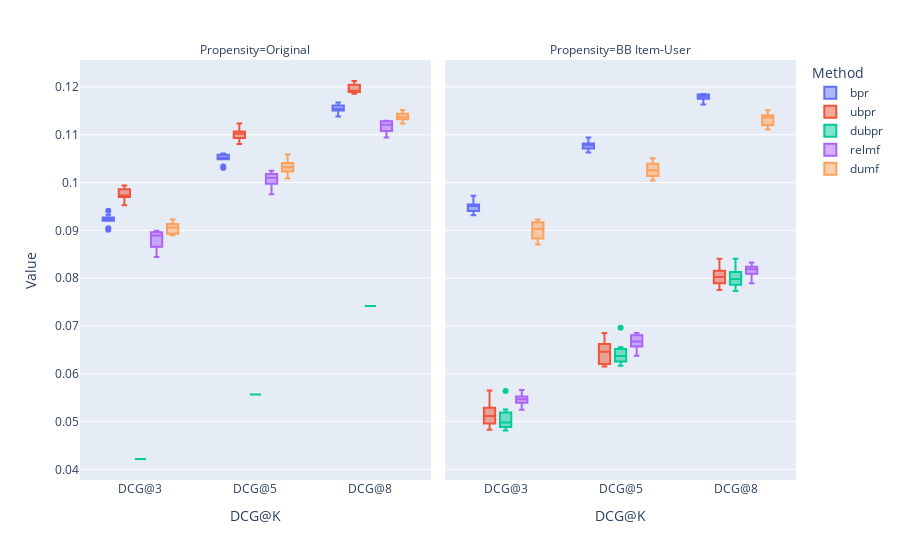

The notebook cell this image was saved under:
### Markdown cell above
### DCG@K

### Code cell
plot_metric(yahoo_df, 'DCG', methods=_methods, propensities=_propensities)

### Figure 1 — Plotly figure (JSON) as saved in the notebook; plotly's stock layout.template omitted (floating-point values rounded to 4 significant figures)
{"data": [{"alignmentgroup": "True", "hovertemplate": "Method=bpr<br>Propensity=Original<br>Metric@K=%{x}<br>Value=%{y}<extra></extra>", "legendgroup": "bpr", "marker": {"color": "#636efa"}, "name": "bpr", "notched": false, "offsetgroup": "bpr", "orientation": "v", "quartilemethod": "exclusive", "showlegend": true, "type": "box", "x": ["DCG@3", "DCG@3", "DCG@3", "DCG@3", "DCG@3", "DCG@3", "DCG@3", "DCG@3", "DCG@3", "DCG@3", "DCG@5", "DCG@5", "DCG@5", "DCG@5", "DCG@5", "DCG@5", "DCG@5", "DCG@5", "DCG@5", "DCG@5", "DCG@8", "DCG@8", "DCG@8", "DCG@8", "DCG@8", "DCG@8", "DCG@8", "DCG@8", "DCG@8", "DCG@8"], "x0": " ", "xaxis": "x", "y": [0.09409, 0.09233, 0.09272, 0.092, 0.09267, 0.09246, 0.09211, 0.09326, 0.09011, 0.09044, 0.1058, 0.1053, 0.1061, 0.1052, 0.1049, 0.1061, 0.1052, 0.105, 0.1031, 0.1034, 0.1167, 0.1161, 0.1161, 0.1155, 0.1153, 0.1166, 0.1151, 0.1151, 0.1138, 0.1139], "y0": " ", "yaxis": "y"}, {"alignmentgroup": "True", "hovertemplate": "Method=bpr<br>Propensity=BB Item-User<br>Metric@K=%{x}<br>Value=%{y}<extra></extra>", "legendgroup": "bpr", "marker": {"color": "#636efa"}, "name": "bpr", "notched": false, "offsetgroup": "bpr", "orientation": "v", "quartilemethod": "exclusive", "showlegend": false, "type": "box", "x": ["DCG@3", "DCG@3", "DCG@3", "DCG@3", "DCG@3", "DCG@3", "DCG@3", "DCG@3", "DCG@3", "DCG@3", "DCG@5", "DCG@5", "DCG@5", "DCG@5", "DCG@5", "DCG@5", "DCG@5", "DCG@5", "DCG@5", "DCG@5", "DCG@8", "DCG@8", "DCG@8", "DCG@8", "DCG@8", "DCG@8", "DCG@8", "DCG@8", "DCG@8", "DCG@8"], "x0": " ", "xaxis": "x2", "y": [0.09541, 0.0952, 0.09528, 0.09456, 0.09725, 0.09407, 0.095, 0.09639, 0.09363, 0.09318, 0.1083, 0.1076, 0.108, 0.1076, 0.1094, 0.1081, 0.1071, 0.1082, 0.1063, 0.1069, 0.1185, 0.1177, 0.1182, 0.1175, 0.1185, 0.1181, 0.118, 0.1184, 0.1163, 0.1167], "y0": " ", "yaxis": "y2"}, {"alignmentgroup": "True", "hovertemplate": "Method=ubpr<br>Propensity=Original<br>Metric@K=%{x}<br>Value=%{y}<extra></extra>", "legendgroup": "ubpr", "marker": {"color": "#EF553B"}, "name": "ubpr", "notched": false, "offsetgroup": "ubpr", "orientation": "v", "quartilemethod": "exclusive", "showlegend": true, "type": "box", "x": ["DCG@3", "DCG@3", "DCG@3", "DCG@3", "DCG@3", "DCG@3", "DCG@3", "DCG@3", "DCG@3", "DCG@3", "DCG@5", "DCG@5", "DCG@5", "DCG@5", "DCG@5", "DCG@5", "DCG@5", "DCG@5", "DCG@5", "DCG@5", "DCG@8", "DCG@8", "DCG@8", "DCG@8", "DCG@8", "DCG@8", "DCG@8", "DCG@8", "DCG@8", "DCG@8"], "x0": " ", "xaxis": "x", "y": [0.0973, 0.09858, 0.09711, 0.09792, 0.09696, 0.09893, 0.09939, 0.09724, 0.09699, 0.09525, 0.1093, 0.1112, 0.1102, 0.1103, 0.1093, 0.1107, 0.1123, 0.1096, 0.1103, 0.108, 0.1189, 0.1209, 0.1199, 0.1189, 0.119, 0.1205, 0.1212, 0.1191, 0.1193, 0.1186], "y0": " ", "yaxis": "y"}, {"alignmentgroup": "True", "hovertemplate": "Method=ubpr<br>Propensity=BB Item-User<br>Metric@K=%{x}<br>Value=%{y}<extra></extra>", "legendgroup": "ubpr", "marker": {"color": "#EF553B"}, "name": "ubpr", "notched": false, "offsetgroup": "ubpr", "orientation": "v", "quartilemethod": "exclusive", "showlegend": false, "type": "box", "x": ["DCG@3", "DCG@3", "DCG@3", "DCG@3", "DCG@3", "DCG@3", "DCG@3", "DCG@3", "DCG@3", "DCG@3", "DCG@5", "DCG@5", "DCG@5", "DCG@5", "DCG@5", "DCG@5", "DCG@5", "DCG@5", "DCG@5", "DCG@5", "DCG@8", "DCG@8", "DCG@8", "DCG@8", "DCG@8", "DCG@8", "DCG@8", "DCG@8", "DCG@8", "DCG@8"], "x0": " ", "xaxis": "x2", "y": [0.05008, 0.04843, 0.04827, 0.05651, 0.0529, 0.0547, 0.04961, 0.05275, 0.05103, 0.05132, 0.06192, 0.06204, 0.06154, 0.06851, 0.06518, 0.06639, 0.06271, 0.06623, 0.06401, 0.06521, 0.07892, 0.07751, 0.07825, 0.08406, 0.08156, 0.08198, 0.07943, 0.08108, 0.07937, 0.08107], "y0": " ", "yaxis": "y2"}, {"alignmentgroup": "True", "hovertemplate": "Method=dubpr<br>Propensity=Original<br>Metric@K=%{x}<br>Value=%{y}<extra></extra>", "legendgroup": "dubpr", "marker": {"color": "#00cc96"}, "name": "dubpr", "notched": false, "offsetgroup": "dubpr", "orientation": "v", "quartilemethod": "exclusive", "showlegend": true, "type": "box", "x": ["DCG@3", "DCG@3", "DCG@3", "DCG@3", "DCG@3", "DCG@3", "DCG@3", "DCG@3", "DCG@3", "DCG@3", "DCG@5", "DCG@5", "DCG@5", "DCG@5", "DCG@5", "DCG@5", "DCG@5", "DCG@5", "DCG@5", "DCG@5", "DCG@8", "DCG@8", "DCG@8", "DCG@8", "DCG@8", "DCG@8", "DCG@8", "DCG@8", "DCG@8", "DCG@8"], "x0": " ", "xaxis": "x", "y": [0.04217, 0.04217, 0.04217, 0.04217, 0.04217, 0.04217, 0.04217, 0.04217, 0.04217, 0.04217, 0.05566, 0.05566, 0.05566, 0.05566, 0.05566, 0.05566, 0.05566, 0.05566, 0.05566, 0.05566, 0.0742, 0.0742, 0.0742, 0.0742, 0.0742, 0.0742, 0.0742, 0.0742, 0.0742, 0.0742], "y0": " ", "yaxis": "y"}, {"alignmentgroup": "True", "hovertemplate": "Method=dubpr<br>Propensity=BB Item-User<br>Metric@K=%{x}<br>Value=%{y}<extra></extra>", "legendgroup": "dubpr", "marker": {"color": "#00cc96"}, "name": "dubpr", "notched": false, "offsetgroup": "dubpr", "orientation": "v", "quartilemethod": "exclusive", "showlegend": false, "type": "box", "x": ["DCG@3", "DCG@3", "DCG@3", "DCG@3", "DCG@3", "DCG@3", "DCG@3", "DCG@3", "DCG@3", "DCG@3", "DCG@5", "DCG@5", "DCG@5", "DCG@5", "DCG@5", "DCG@5", "DCG@5", "DCG@5", "DCG@5", "DCG@5", "DCG@8", "DCG@8", "DCG@8", "DCG@8", "DCG@8", "DCG@8", "DCG@8", "DCG@8", "DCG@8", "DCG@8"], "x0": " ", "xaxis": "x2", "y": [0.04977, 0.0525, 0.05641, 0.04984, 0.05187, 0.05148, 0.04897, 0.04812, 0.04887, 0.04867, 0.06362, 0.06554, 0.06961, 0.06246, 0.0652, 0.0643, 0.06302, 0.06255, 0.06378, 0.06167, 0.0791, 0.08159, 0.08408, 0.0773, 0.08131, 0.08044, 0.07861, 0.0794, 0.08026, 0.07799], "y0": " ", "yaxis": "y2"}, {"alignmentgroup": "True", "hovertemplate": "Method=relmf<br>Propensity=Original<br>Metric@K=%{x}<br>Value=%{y}<extra></extra>", "legendgroup": "relmf", "marker": {"color": "#ab63fa"}, "name": "relmf", "notched": false, "offsetgroup": "relmf", "orientation": "v", "quartilemethod": "exclusive", "showlegend": true, "type": "box", "x": ["DCG@3", "DCG@3", "DCG@3", "DCG@3", "DCG@3", "DCG@3", "DCG@3", "DCG@3", "DCG@3", "DCG@3", "DCG@5", "DCG@5", "DCG@5", "DCG@5", "DCG@5", "DCG@5", "DCG@5", "DCG@5", "DCG@5", "DCG@5", "DCG@8", "DCG@8", "DCG@8", "DCG@8", "DCG@8", "DCG@8", "DCG@8", "DCG@8", "DCG@8", "DCG@8"], "x0": " ", "xaxis": "x", "y": [0.08906, 0.08445, 0.08916, 0.08959, 0.08675, 0.08884, 0.08564, 0.08968, 0.08655, 0.08991, 0.1018, 0.09754, 0.1021, 0.1018, 0.09964, 0.1003, 0.09973, 0.1025, 0.1005, 0.1015, 0.1129, 0.1094, 0.1129, 0.1127, 0.1103, 0.1116, 0.1108, 0.1128, 0.111, 0.1126], "y0": " ", "yaxis": "y"}, {"alignmentgroup": "True", "hovertemplate": "Method=relmf<br>Propensity=BB Item-User<br>Metric@K=%{x}<br>Value=%{y}<extra></extra>", "legendgroup": "relmf", "marker": {"color": "#ab63fa"}, "name": "relmf", "notched": false, "offsetgroup": "relmf", "orientation": "v", "quartilemethod": "exclusive", "showlegend": false, "type": "box", "x": ["DCG@3", "DCG@3", "DCG@3", "DCG@3", "DCG@3", "DCG@3", "DCG@3", "DCG@3", "DCG@3", "DCG@3", "DCG@5", "DCG@5", "DCG@5", "DCG@5", "DCG@5", "DCG@5", "DCG@5", "DCG@5", "DCG@5", "DCG@5", "DCG@8", "DCG@8", "DCG@8", "DCG@8", "DCG@8", "DCG@8", "DCG@8", "DCG@8", "DCG@8", "DCG@8"], "x0": " ", "xaxis": "x2", "y": [0.05446, 0.05326, 0.05514, 0.05249, 0.05396, 0.05488, 0.05522, 0.05428, 0.05661, 0.05579, 0.06735, 0.06568, 0.0664, 0.06378, 0.06567, 0.06808, 0.06711, 0.06627, 0.06853, 0.06804, 0.08185, 0.08193, 0.0809, 0.07982, 0.07893, 0.08253, 0.08143, 0.08231, 0.08327, 0.08237], "y0": " ", "yaxis": "y2"}, {"alignmentgroup": "True", "hovertemplate": "Method=dumf<br>Propensity=Original<br>Metric@K=%{x}<br>Value=%{y}<extra></extra>", "legendgroup": "dumf", "marker": {"color": "#FFA15A"}, "name": "dumf", "notched": false, "offsetgroup": "dumf", "orientation": "v", "quartilemethod": "exclusive", "showlegend": true, "type": "box", "x": ["DCG@3", "DCG@3", "DCG@3", "DCG@3", "DCG@3", "DCG@3", "DCG@3", "DCG@3", "DCG@3", "DCG@3", "DCG@5", "DCG@5", "DCG@5", "DCG@5", "DCG@5", "DCG@5", "DCG@5", "DCG@5", "DCG@5", "DCG@5", "DCG@8", "DCG@8", "DCG@8", "DCG@8", "DCG@8", "DCG@8", "DCG@8", "DCG@8", "DCG@8", "DCG@8"], "x0": " ", "xaxis": "x", "y": [0.09152, 0.08922, 0.08972, 0.09132, 0.09011, 0.09132, 0.08896, 0.09229, 0.08932, 0.09111, 0.1031, 0.1017, 0.1024, 0.1041, 0.1033, 0.1036, 0.1008, 0.1059, 0.1023, 0.1044, 0.1138, 0.1135, 0.1137, 0.1144, 0.1133, 0.1139, 0.1124, 0.1152, 0.1126, 0.115], "y0": " ", "yaxis": "y"}, {"alignmentgroup": "True", "hovertemplate": "Method=dumf<br>Propensity=BB Item-User<br>Metric@K=%{x}<br>Value=%{y}<extra></extra>", "legendgroup": "dumf", "marker": {"color": "#FFA15A"}, "name": "dumf", "notched": false, "offsetgroup": "dumf", "orientation": "v", "quartilemethod": "exclusive", "showlegend": false, "type": "box", "x": ["DCG@3", "DCG@3", "DCG@3", "DCG@3", "DCG@3", "DCG@3", "DCG@3", "DCG@3", "DCG@3", "DCG@3", "DCG@5", "DCG@5", "DCG@5", "DCG@5", "DCG@5", "DCG@5", "DCG@5", "DCG@5", "DCG@5", "DCG@5", "DCG@8", "DCG@8", "DCG@8", "DCG@8", "DCG@8", "DCG@8", "DCG@8", "DCG@8", "DCG@8", "DCG@8"], "x0": " ", "xaxis": "x2", "y": [0.09044, 0.08828, 0.08702, 0.09172, 0.08786, 0.09228, 0.0911, 0.09008, 0.08849, 0.09177, 0.1025, 0.1014, 0.1004, 0.1028, 0.1008, 0.105, 0.1026, 0.1039, 0.1017, 0.1051, 0.1135, 0.112, 0.1111, 0.1137, 0.1118, 0.1145, 0.1137, 0.1141, 0.1131, 0.1151], "y0": " ", "yaxis": "y2"}], "layout": {"annotations": [{"font": {}, "showarrow": false, "text": "Propensity=Original", "x": 0.245, "xanchor": "center", "xref": "paper", "y": 1, "yanchor": "bottom", "yref": "paper"}, {"font": {}, "showarrow": false, "text": "Propensity=BB Item-User", "x": 0.755, "xanchor": "center", "xref": "paper", "y": 1, "yanchor": "bottom", "yref": "paper"}], "boxmode": "group", "legend": {"title": {"text": "Method"}, "tracegroupgap": 0}, "margin": {"t": 60}, "xaxis": {"anchor": "y", "domain": [0, 0.49], "title": {"text": "DCG@K"}}, "xaxis2": {"anchor": "y2", "domain": [0.51, 1], "matches": "x", "title": {"text": "DCG@K"}}, "yaxis": {"anchor": "x", "domain": [0, 1], "title": {"text": "Value"}}, "yaxis2": {"anchor": "x2", "domain": [0, 1], "matches": "y", "showticklabels": false}}}
